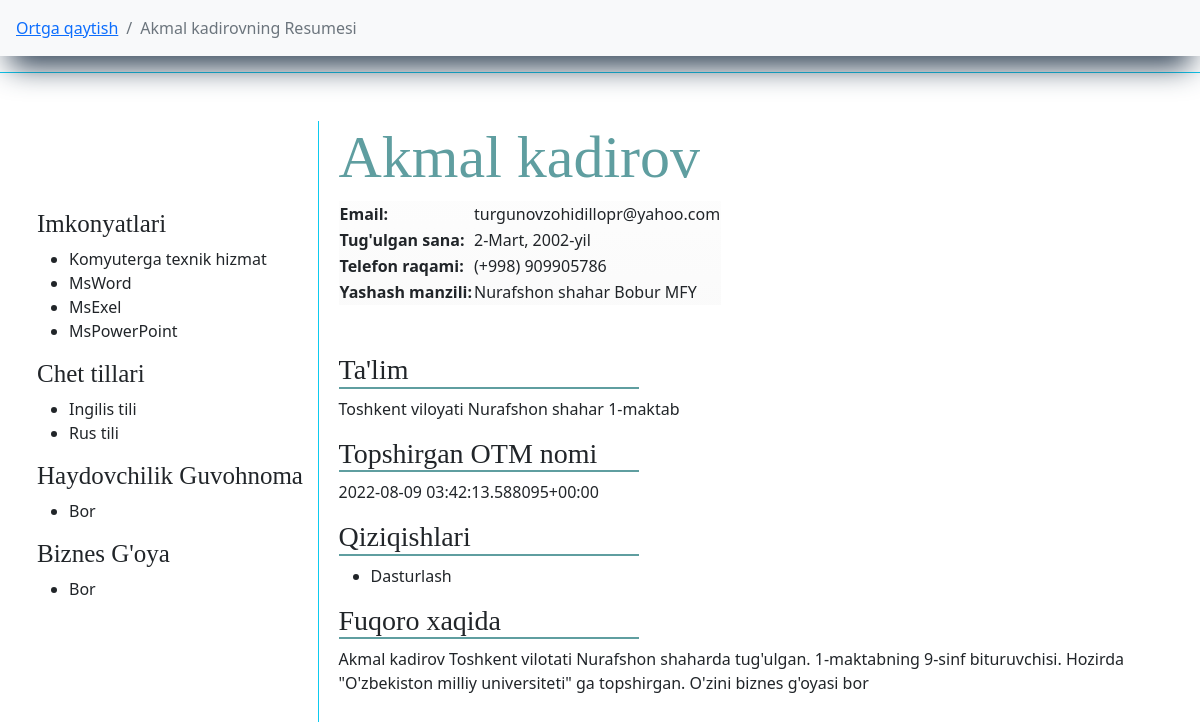
The app's page /bitiruvchilar/jadval/maktab/bitiruvchi/1/ (signed in), older data.
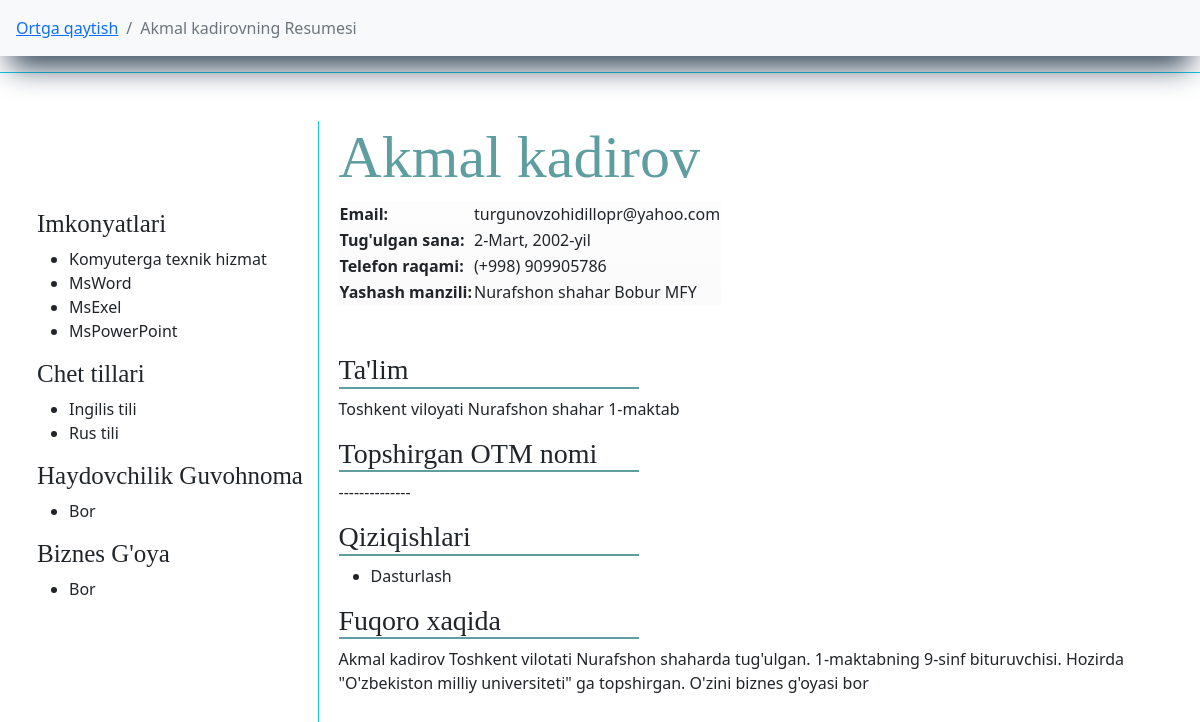
The same page, newer data.
### main/models.py (models this page shows, shortened)
class Bitiruvchi(models.Model):
    f_name = models.CharField(max_length=l, verbose_name="F.I.Sh")
    t_sana = models.DateField(verbose_name="Tug'ulgan sana")
    phone = models.CharField(max_length=9, verbose_name="(+998) ")
    email = models.EmailField(max_length=l, verbose_name="E-Pochta", null=True)
    tuman = models.ForeignKey(TumanVaShahar, on_delete=models.CASCADE, verbose_name="Yashaydigan tuman(shahar)")
    mahalla = models.ForeignKey(Mahalla, on_delete=models.CASCADE, verbose_name="Mahalla Nomi")
    imkonyat = models.ManyToManyField(Imkonyat, related_name="abilty", verbose_name="Qoshimcha bilimi")
    qiziqish = models.ManyToManyField(Qiziqish, related_name="interest")
    chettili = models.ManyToManyField(ChetTili, related_name="f_lang")
    guvohnoma = models.CharField(verbose_name="Haydovchilik Guvohnomasi", max_length=l, choices=yesNo, default="Yoq")
    idea = models.CharField(verbose_name="Biznes g'oya", max_length=l, choices=yesNo, default="Yoq")
    jins = models.CharField(max_length=l, choices=jins, verbose_name="Jinsi", default="o'g'il bola")
    def __str__(self):
        return self.f_name

class AutoTime(models.Model):
    name = models.CharField(max_length=l, verbose_name="Nomi")
    add_time = models.DateTimeField(auto_now_add=True)
    def __str__(self):
        return self.name

class Imkonyat(AutoTime):
    def __str__(self):
        return super().__str__()

class AutoTime(models.Model):
    name = models.CharField(max_length=l, verbose_name="Nomi")
    add_time = models.DateTimeField(auto_now_add=True)
    def __str__(self):
        return self.name

class ChetTili(AutoTime):
    def __str__(self):
        return super().__str__()

class TumanVaShahar(AutoTime):
    status = models.CharField(max_length=l, choices=t_sh, default="shaxar")
    def __str__(self):
        return f"{super().name} {self.status}"

class MaktabBitiruvchisi(Bitiruvchi):
    maktab = models.ForeignKey(Maktab, on_delete=models.CASCADE, verbose_name="Bitirayotgan maktab")
    sinf = models.CharField(max_length=l, choices=sinf, default='9-sinf', verbose_name="Sinf")
    univer_sity = models.CharField(max_length=l, verbose_name="Topshirmoqchi bo'lgan universitet", null=True, blank=True)
    def __str__(self):
        return super().__str__()

class Maktab(AutoTime):
    tuman = models.ForeignKey(TumanVaShahar, on_delete=models.CASCADE, verbose_name="Qaysi tuman")
    status = models.CharField(max_length=l, default="maktab", null=True)
    def __str__(self):
        return f"{super().name}-{self.status}"

class Qiziqish(AutoTime):
    def __str__(self):
        return super().__str__()

### main/views.py (the view)
# urls.py: path("jadval/maktab/bitiruvchi/<pk>/", ResumeMaktabTable, name="RMT"),
def ResumeMaktabTable(request, pk):
    maktab_b = MaktabBitiruvchisi.objects.get(pk=pk)
    return render(request, 'cv/resume_maktab_table.html', {
        'object': maktab_b,
    })

### main/custom_context_processor.py (called while the page is built)
def data_avalible(request):
    all_tumanlar = TumanVaShahar.objects.all().order_by('name')
    context = {
        'all_tumanlar':all_tumanlar,
    }
    return context

### main/models.py (called while the page is built)
    def __str__(self):
        return f"{super().__str__()} MFY"

### templates/cv/resume_maktab_table.html (shortened to what this page needs)
{% extends "main.html" %}
{% block content %}
<nav aria-label="breadcrumb" class="sticky-top bg-light">
    <ol class="breadcrumb p-3">
      <li class="breadcrumb-item"><a href="{% url 'M' %}">Ortga qaytish</a></li>
      <li class="breadcrumb-item active" aria-current="page">{{ object }}ning Resumesi</li>
    </ol>
</nav>
 <div class="row">
     <div class="col-xxl-5 m-auto p-5 border border-info">
         <div class="img-name">
             <div class="img border-end border-info pt-3">
                 <div class="imkonyat">
                        <h3>Imkonyatlari</h3>
                        <ul>
                            {% for i in object.imkonyat.all %}
                                <li>{{ i }}</li>
                            {% endfor %}
                        </ul>
                        <h3>Chet tillari</h3>
                        <ul>
                            {% for i in object.chettili.all %}
                                <li>{{ i }}</li>
                            {% endfor %}
                        </ul>
                        <h3>Haydovchilik Guvohnoma</h3>
                        <ul>
                            <li>{{ object.guvohnoma }}</li>
                        </ul>
                        <h3>Biznes G'oya</h3>
                        <ul>
                            <li>{{ object.idea }}</li>
                        </ul>
                 </div>
             </div>
             <div class="name">
                 <div class="user-name">
                     <h1 class="ism">{{ object.f_name }}</h1>
                 </div>
                 <div class="data">
                     <table>
                         <tr>
                             <th>Email: </th>
                             <td>{{ object.email }}</td>
                         </tr>
                         <tr>
                             <th>Tug'ulgan sana: </th>
                             <td>{{ object.t_sana }}</td>
                         </tr>
                         <tr>
                             <th>Telefon raqami:</th>
                             <td>(+998) {{ object.phone }}</td>
                         </tr>
                         <tr>
                             <th>Yashash manzili: </th>
                             <td>{{ object.tuman }} {{ object.mahalla }}</td>
                         </tr>
                     </table>
                     <div class="info-data">
                        <h3 class="">
                            Ta'lim
                        </h3>
                        <p>
                        Toshkent viloyati {{ object.maktab.tuman }} {{ object.maktab }}
                        </p>
                        <h3>Topshirgan OTM nomi</h3>
                        {% if object.univer_sity %}
                            <p>
                                {{object.univer_sity}}
                            </p>
                        {% else %}
                            <p>
                                --------------
                            </p>
                        {% endif %}
                         <h3>Qiziqishlari</h3>
                         <ul>
                            {% for i in object.qiziqish.all %}
                                <li>{{ i }}</li>
                            {% endfor %}
                         </ul>
                         <h3>Fuqoro xaqida</h3>
                         <p>
                            {{ object.f_name }} Toshkent vilotati {{ object.tuman }}da tug'ulgan.
                            {{ object.maktab }}ning {{ object.sinf }} bituruvchisi. Hozirda "O'zbekiston milliy universiteti" ga topshirgan.
                            {% if object.idea == 'Bor' %}
                                O'zini biznes g'oyasi bor
                            {% endif %}
                         </p>
                     </div>
                 </div>
             </div>
         </div>
     </div>
 </div>
{% endblock %}

### templates/main.html (shortened to what this page needs)
<!doctype html>
{% load static %}
<html lang="en">
  <head>
    <link rel="stylesheet" href="{% static 'css/style.css' %}">
    <link href="https://cdn.jsdelivr.net/npm/bootstrap@5.2.0/dist/css/bootstrap.min.css" rel="stylesheet">
  </head>
  <body>
    {% if user.is_authenticated %}
      {% block content %}
      {% endblock %}
    {% else %}
      <a href="{% url 'users:LG' %}">Login</a>
    {% endif %}
  </body>
</html>

### static/css/style.css (style rules this page uses)
body { overflow-x: hidden; }
nav { box-shadow: rgb(38, 57, 77) 0px 20px 30px -10px; }
a { text-decoration: none; }
.img-name { width: 100%; display: inline-flex; justify-content: space-between; }
.img { width: 25%; height: 80vh; }
.name { width: 75%; padding-left: 20px; }
.ism { font-size: 60px; color: cadetblue; font-family: fantasy; }
.info-data h3 { width: 300px; font-family: serif; border-bottom: 2px solid cadetblue; }
.imkonyat h3 { font-size: 25px; font-family: serif; }

Row changes from the older to the newer data that the page shows:
changed MaktabBitiruvchisi "9-sinf": univer_sity "2022-08-09 03:42:13.588095+00:00" → (not shown)
